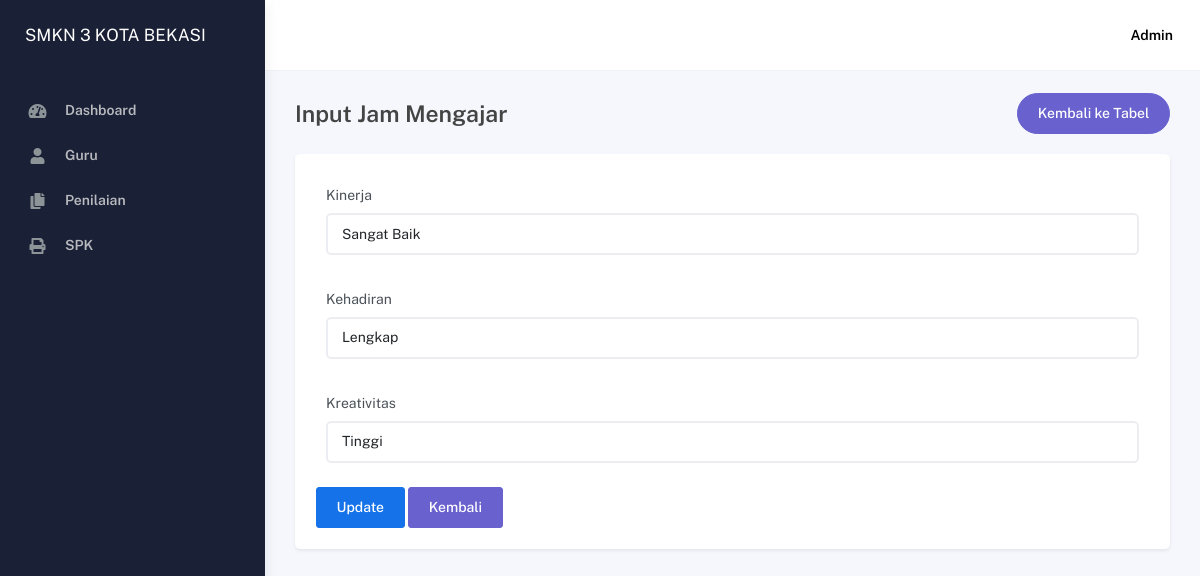
/index.php/admin/penilaian_edit/1, run on the app's committed database.
### tables this page shows
CREATE TABLE `penilaian` (
  `id_penilaian` int(11) NOT NULL,
  `id_karyawan` int(11) NOT NULL,
  `kinerja` enum('Sangat Baik','Baik','Cukup') NOT NULL,
  `kehadiran` enum('Lengkap','Kurang') NOT NULL,
  `kreativitas` enum('Tinggi','Sedang','Rendah') NOT NULL
);

### application/controllers/Admin.php (called while the page is built, shortened)
<?php
class Admin extends CI_Controller {
	public function __construct()
	{
		$this->load->model('akun_model');
		$this->load->model('crud_model');
		$this->load->model('jadwal_model');
	}
	public function penilaian_edit($id)
	{
		$data['array_penilaian'] = $this->crud_model->mengambil_data_id('penilaian','id_penilaian',$id);
		$data['penilaian'] = $data['array_penilaian'][0];
		$this->load->view('admin_penilaian_edit', $data);
	}
}

### index.php (called while the page is built, shortened)
<?php
require_once BASEPATH.'core/CodeIgniter.php';

### application/models/Crud_model.php (called while the page is built, shortened)
<?php
class Crud_model extends CI_Model{
	public function mengambil_data_id($nama_tabel, $nama_colum, $id)
	{
		$this->db->select('*');
		$this->db->from($nama_tabel);
		$this->db->where($nama_colum, $id);
		$query = $this->db->get();
		return $query->result();
	}
}

### application/views/admin_penilaian_edit.php (the view, shortened to what this page needs)
<!DOCTYPE html>
<html lang="en">
  <head>
    <link rel="stylesheet" href="<?=base_url()?>assets/css/bootstrap.min.css" />
    <link rel="stylesheet" href="<?=base_url()?>assets/css/plugins.min.css" />
    <link rel="stylesheet" href="<?=base_url()?>assets/css/kaiadmin.min.css" />
    <link rel="stylesheet" href="<?=base_url()?>assets/css/demo.css" />
  </head>
  <body>
    <div class="wrapper">
      <div class="main-panel">
        <div class="main-header">
        </div>
<div class="container">
  <div class="page-inner">
    <div class="page-header d-flex justify-content-between align-items-center">
      <h4 class="page-title mb-0">Input Jam Mengajar</h4>
      <a href="<?= site_url('admin/waktu')?>" class="btn btn-secondary btn-round">Kembali ke Tabel</a>
    </div>
    <div class="container p-4 bg-white mt-3 shadow-sm rounded">
<form action="<?= site_url('admin/penilaian_edit_go') ?>" method="post">
  <div class="form-group mb-3">
    <label for="kinerja">Kinerja</label>
    <select name="kinerja" id="kinerja" class="form-control" required>
      <option value="Sangat Baik" <?= ($penilaian->kinerja == 'Sangat Baik') ? 'selected' : '' ?>>Sangat Baik</option>
    </select>
  </div>
  <div class="form-group mb-3">
    <label for="kehadiran">Kehadiran</label>
    <select name="kehadiran" id="kehadiran" class="form-control" required>
      <option value="Lengkap" <?= ($penilaian->kehadiran == 'Lengkap') ? 'selected' : '' ?>>Lengkap</option>
    </select>
  </div>
  <div class="form-group mb-3">
    <label for="kreativitas">Kreativitas</label>
    <select name="kreativitas" id="kreativitas" class="form-control" required>
      <option value="Tinggi" <?= ($penilaian->kreativitas == 'Tinggi') ? 'selected' : '' ?>>Tinggi</option>
    </select>
  </div>
  <button type="submit" class="btn btn-primary">Update</button>
  <a href="<?= site_url('admin/penilaian') ?>" class="btn btn-secondary">Kembali</a>
</form>
    </div>
  </div>
</div>
			</div>
          </div>
  </body>
</html>

### data on the page
penilaian: kinerja "Sangat Baik", kehadiran "Lengkap", kreativitas "Tinggi"
